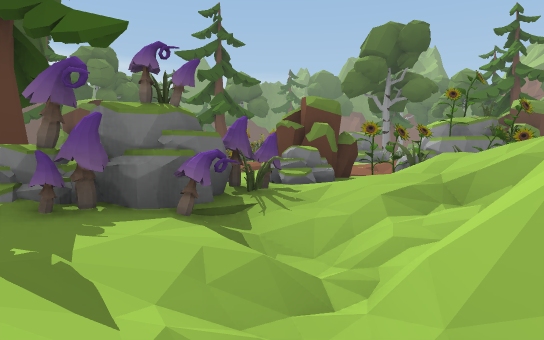
view 1 (above)

24 first-person views from a walk through a 3-D level made in the Unity game engine. The camera is 1.5 m above the floor, tilts 2° down and sees 70° across. The floor is counted in squares, 2.47 m on a side. Each view is taken from the middle of a square. On the plan, view 1 faces up. The plan holds only what a view shows up to about 10 squares ahead; the rest is blank. The place goes on beyond the plan. The player is left out. Some animated figures are left out.

view 2
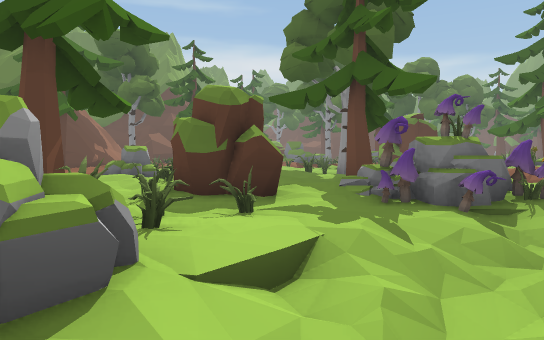

view 3
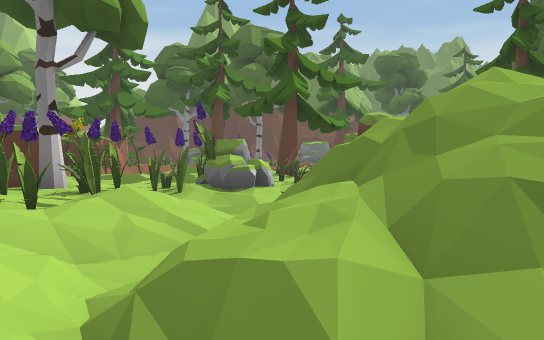

view 4
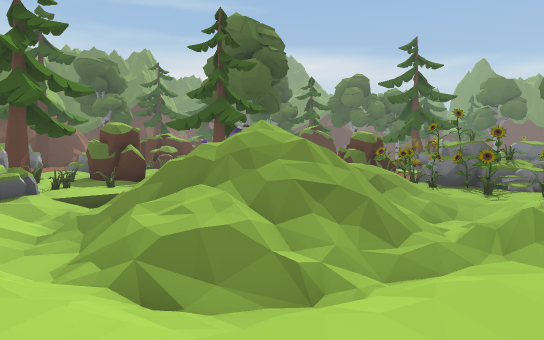

view 5
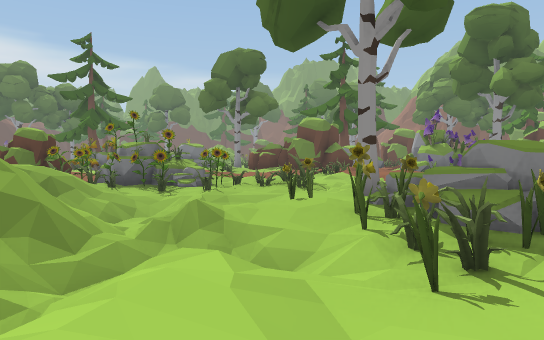

view 6
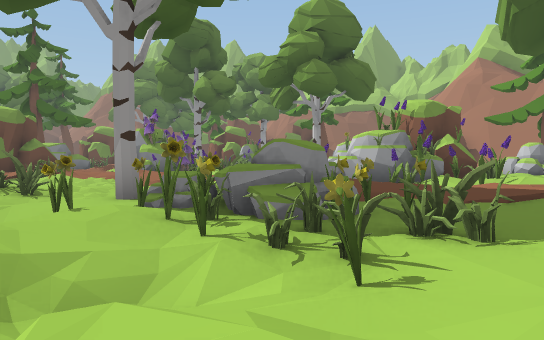

view 7
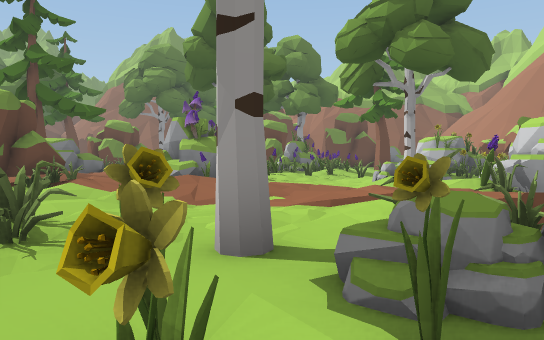

view 8
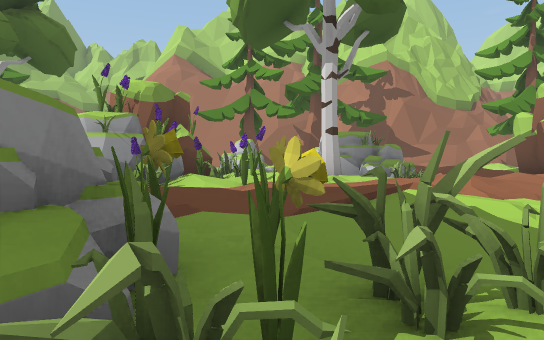

view 9
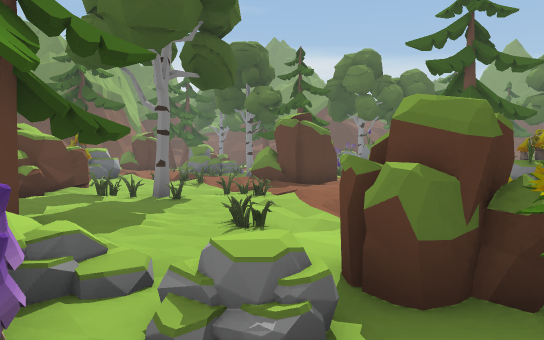

view 10
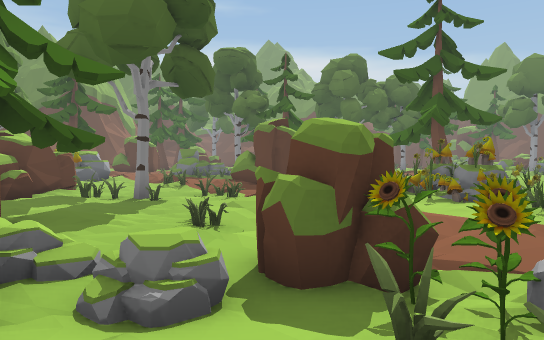

view 11
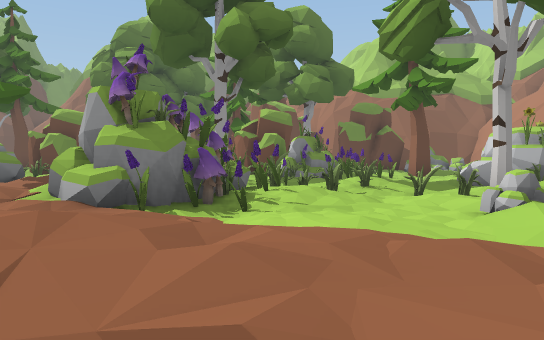

view 12
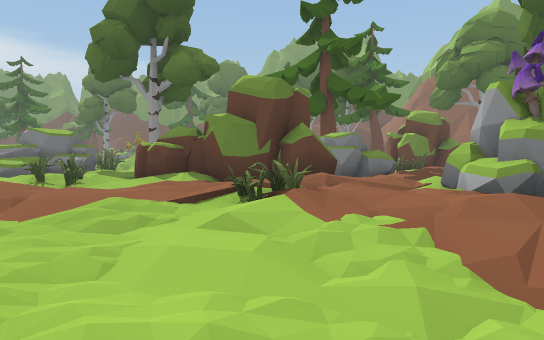

view 13
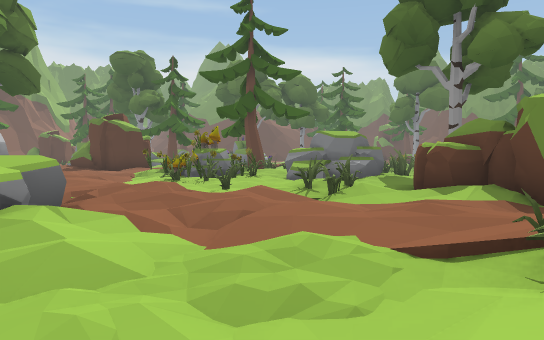

view 14
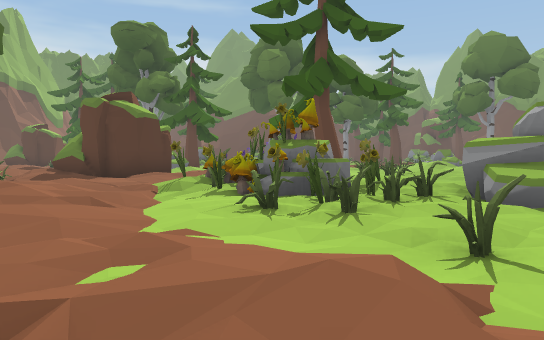

view 15
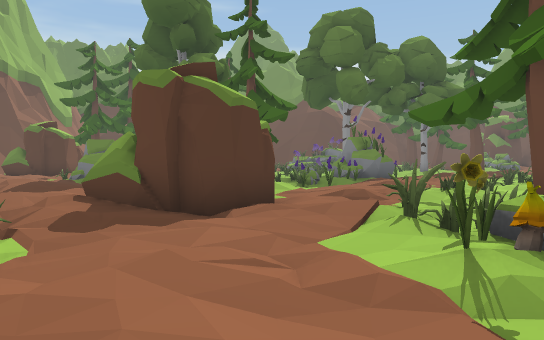

view 16
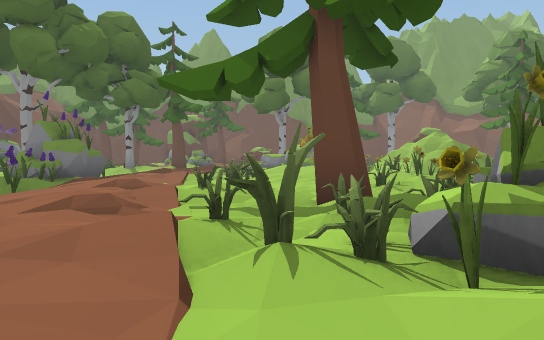

view 17
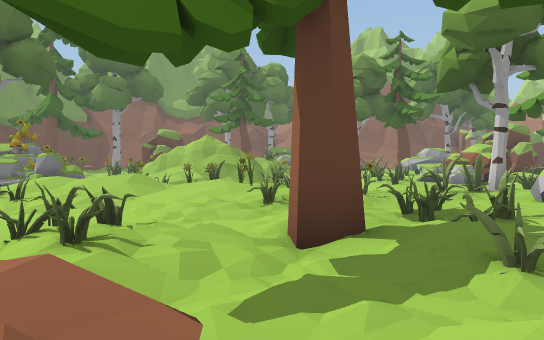

view 18
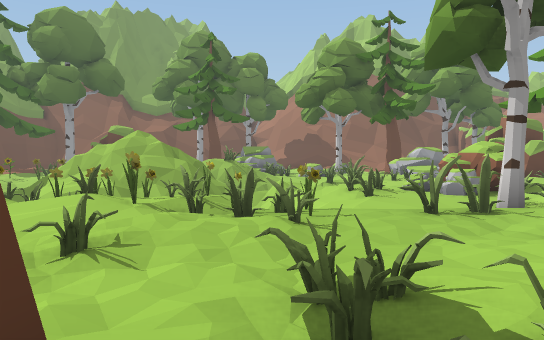

view 19
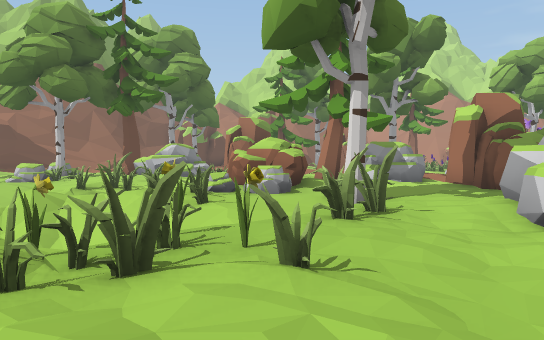

view 20
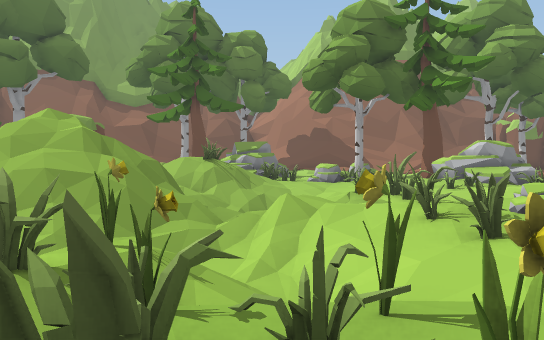

view 21
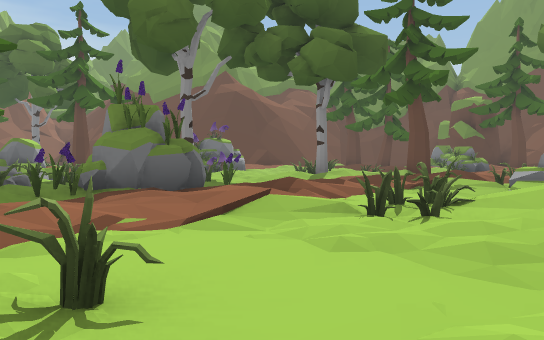

view 22
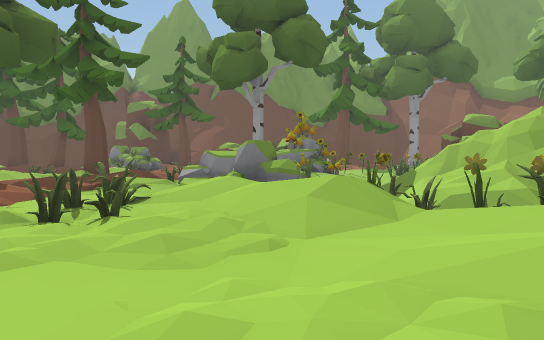

view 23
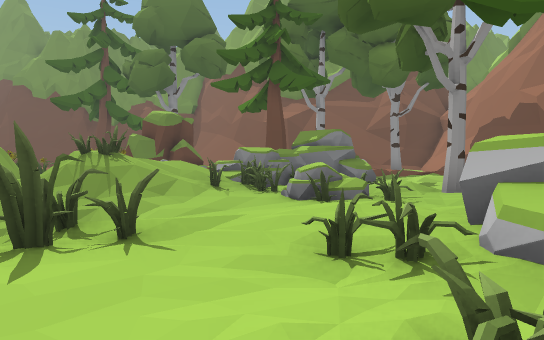

view 24
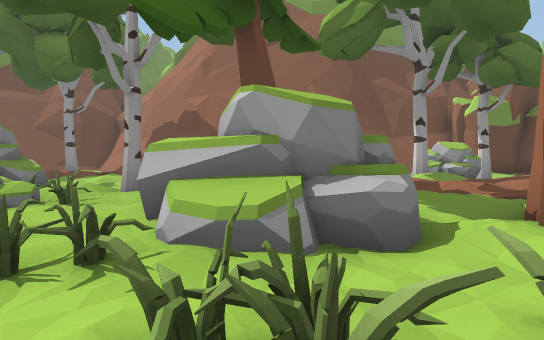

### Floor plan
Key: @ floor where view 1 was taken; # wall or solid block; x gap in a wall; . main floor; : floor 0.25 m higher than the main floor; - floor 0.25 m lower than the main floor; + floor 0.5 m higher than the main floor; _ floor 0.5 m lower than the main floor; * floor 0.75 m higher than the main floor; < floor 0.75 m lower than the main floor; % floor 1.25 m higher than the main floor; ( floor 1.25 m lower than the main floor; / step, stairs or slope; = window, fence, low wall or low ledge; ^ raised ledge; T tree; R rock; M mushroom; O other object.
Columns run from 9 left of view 1 to 22 right of it. Each row starts with its distance up from view 1.
 29    +/        =    RR.--.
 28 T+ +:.R  //  /== %RR  -/
 27  .::/RRR /#=/= ///./R:T
 26 ..::--RR  ===#////-//..
 25 #.::-  R ///##//(/--..-T
 24 ## +..//////=//(//..:: T    +TR
 23  R:/:.:*//  (/=/ =..:#   :+.:..T
 22 RR:+/.://##=///. -../##.:.::::+
 21 R#::....:#+=///:---:.=:.:::
 20 R+:+...:::#.=...R# ..::##
 19   .+/:..:+:#....R#
 18   .+:+:.:..:.#T--.
 17   /:+/.T.:...:.-.
 16   :.*..+:::RRR:.:    ^
 15    :+:..R *RRR:.... #^*
 14    #::##OR#:R:.####  +/
 13   ##.:.#MM#::+:.#### :
 12 ::*:::.:#O##.://:.:/+/ R /#
 11 ::-:.::::.....:..:+/:RRMR-##
 10    x-.+/+:::+::.::/+:RRM.-###
  9   -T--:-/:..--.-../+:#M##.+:..
  8 #.=--------- #:.--:.+....-..RR
  7 ##:..-..-#####R---./+::...T:RR
  6  #.:.::.-R-###/-...-::.RR
  5    :..T.RR///--..--.::.:O
  4     :..RMM://///_-T.+::RR
  3 RR   .MRM//=//( /#R..+ RR
  2 R  # ##--/=   =/..RR + #RR#
  1    :.#.#-/=   ///#RR/+ .##:
  0      .--=@/ /////-##.:::#./
 -1     T./-R/////////--.+:./T
 -2        RR///(<//:x.-.:/: ..R
 -3        --###////.    ./   RR

Positions as (right, up) in squares from view 1, and headings:
1: (0, 0), facing up
2: (1, -2), facing up-left
3: (6, -1), facing left
4: (7, -3), facing up-left
5: (7, -3), facing up
6: (6, -2), facing up-right
7: (7, 2), facing up-right
8: (8, 0), facing right
9: (2, 4), facing up-left
10: (3, 4), facing up-left
11: (10, 5), facing up-right
12: (9, 5), facing up
13: (9, 7), facing up-left
14: (4, 9), facing up-left
15: (-1, 10), facing up-left
16: (-3, 12), facing up
17: (-5, 15), facing up-right
18: (-2, 16), facing up-right
19: (-1, 19), facing right
20: (1, 19), facing up-right
21: (-2, 19), facing up-left
22: (-2, 19), facing up
23: (10, 20), facing up
24: (10, 20), facing up-right
